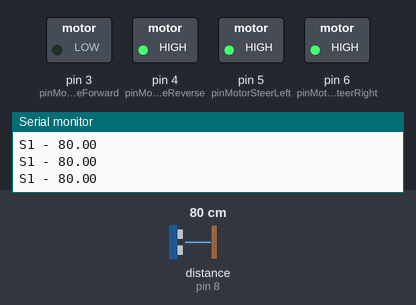
This sketch was run on a simulated Arduino Uno, built with avr-gcc and run on an emulated ATmega328P. On the bench: switched loads named in the sketch (green lamp = pin HIGH), the last lines printed to the serial monitor. The inputs (shaded band) are chosen by the test bench; at power-on: distance to the obstacle (sensor on pin 8) 80 cm. The echo pulse lasts 58.3 µs per cm.

Above: at 1.2 s.
1.3 s: distance to the obstacle (sensor on pin 8) set to 23 cm
2.8 s: distance to the obstacle (sensor on pin 8) set to 18 cm
At 3.2 s:
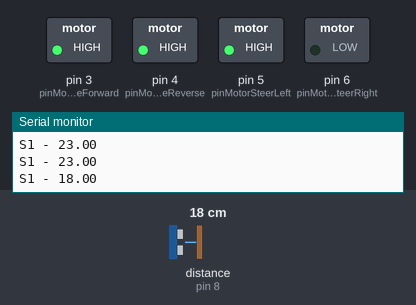
5.8 s: distance to the obstacle (sensor on pin 8) set to 120 cm
At 7.0 s:
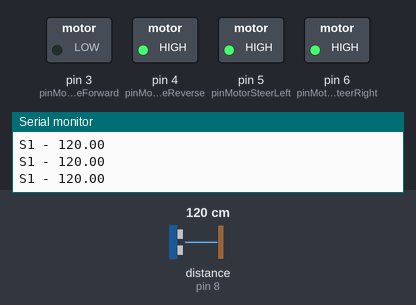
7.4 s: distance to the obstacle (sensor on pin 8) set to 9 cm
At 7.8 s:
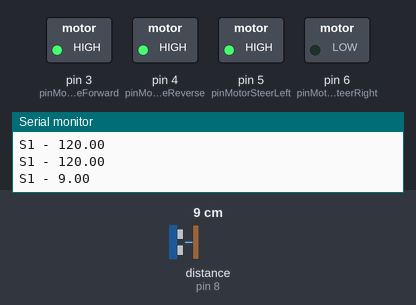
Timing chart, 0 to 10.4 s (numbered marks = the images above; inputs shaded):
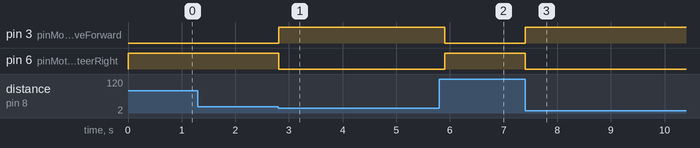

Measured:
- the behaviour switches between 21 and 20 cm on distance to the obstacle (sensor on pin 8) (found by bisection; images 0 and 1)
- after the input at 2.8 s, pin 3 (pinMotorDriveForward): LOW → HIGH at once; pin 6 (pinMotorSteerRight): HIGH → LOW at once
- after the input at 5.8 s, pin 3 (pinMotorDriveForward): HIGH → LOW after 0.10 s; pin 6 (pinMotorSteerRight): LOW → HIGH after 0.10 s
- after the input at 7.4 s, pin 3 (pinMotorDriveForward): LOW → HIGH at once; pin 6 (pinMotorSteerRight): HIGH → LOW at once

The sketch:

buggy.ino
```cpp
#include <HCSR04.h>

#define enableDebugOn

#define StatusLEDPin 2 //Every time we make an interaction, we flash this.
#define pinMotorDriveForward 3 //A-1A on H-Bridge
#define pinMotorDriveReverse 4 //A-1B on H-Bridge
#define pinMotorSteerLeft 5 //B-1A on H-Bridge
#define pinMotorSteerRight 6//B-1B on H-Bridge

#define pinTriggerUltrasonicCensor1 7
#define pinEchoUltrasonicCensor1 8
//#define pinTriggerUltrasonicCensor2 9
//#define pinEchoUltrasonicCensor2 10


HCSR04 s1(pinTriggerUltrasonicCensor1, pinEchoUltrasonicCensor1);
//HCSR04 s2(pinTriggerUltrasonicCensor2, pinEchoUltrasonicCensor2);

void setup()
{
  Serial.begin(9600); //Define the baud rate.
  pinMode(pinMotorDriveForward, OUTPUT);
  pinMode(pinMotorDriveReverse, OUTPUT);
  pinMode(pinMotorSteerLeft, OUTPUT);
  pinMode(pinMotorSteerRight, OUTPUT);

  // Stop the motors - HIGH = off, LOW = On
  digitalWrite(pinMotorDriveReverse, HIGH);
  digitalWrite(pinMotorDriveForward, HIGH);
  digitalWrite(pinMotorSteerLeft, HIGH);
  digitalWrite(pinMotorSteerRight, HIGH);

#ifdef enableDebugOn
  Serial.print("Startup - Version 1.1.1");
#endif
}

void SteerLeft(int delayInMillis)
{
  digitalWrite(StatusLEDPin, LOW);
  digitalWrite(StatusLEDPin, HIGH);

  digitalWrite(pinMotorSteerLeft, LOW);
  digitalWrite(pinMotorSteerRight, HIGH);
  delay(delayInMillis);
  digitalWrite(pinMotorSteerLeft, HIGH);
}

void SteerRight(int delayInMillis)
{
  digitalWrite(StatusLEDPin, LOW);
  digitalWrite(StatusLEDPin, HIGH);

  digitalWrite(pinMotorSteerLeft, HIGH);
  digitalWrite(pinMotorSteerRight, LOW);
  delay(delayInMillis);
  digitalWrite(pinMotorSteerRight, HIGH);
}

void DriveForward()
{
  digitalWrite(pinMotorDriveReverse, HIGH);
  digitalWrite(pinMotorDriveForward, LOW);
}

void StopDriving()
{
  digitalWrite(pinMotorDriveForward, HIGH);
  digitalWrite(pinMotorDriveReverse, HIGH);
}

void DriveBackwards();

void loop()
{
  DriveForward();
  Serial.print("S1 - ");
  Serial.println(s1.dist());
//  Serial.print("S2 - ");
//  Serial.println(s2.dist());

  if(s1.dist() <= 20 && s1.dist() >= 5 && s1.dist() != 0)
  {
    StopDriving();
    SteerRight(275);
  }
//
//  if(s2.dist() <= 20 && s2.dist() >= 5 && s2.dist() != 0)
//  {
//    StopDriving();
//    SteerLeft(275);
//  }

}
```

motor.cpp
```cpp
#include "motor.h"
```

motor.h
```cpp
#pragma once

#ifndef MOTOR_H
#define MOTOR_H

class Motor
{
public:

private:

};

#endif
```
